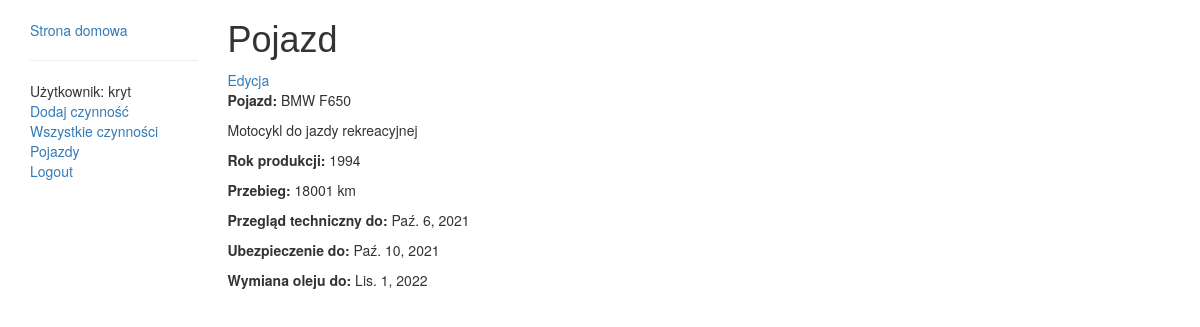
Page /vehicle/2 (signed in) on the committed database.
### flota/models.py (models this page shows, shortened)
class Vehicle(models.Model):
	nazwa = models.CharField(max_length=255, verbose_name="Nazwa pojazdu")
	nr_rej = models.CharField(max_length=10, verbose_name="Numer rejestracyjny")
	SAMOCHOD_OSOBOWY='O'
	MOTOCYKL='M'
	TYPE_CHOICES = [
		(SAMOCHOD_OSOBOWY, 'Samochód osobowy'),
		(MOTOCYKL, 'Motocykl')
		]
	typ_pojazdu=models.CharField("Typ pojazdu",
		max_length=2,
		choices= TYPE_CHOICES,
		default=SAMOCHOD_OSOBOWY
		)
	uwagi = models.TextField(verbose_name="Uwagi")
	rok_produkcji = models.PositiveIntegerField(blank=False, default="1965", verbose_name="Rok produkcji")
	przebieg = models.PositiveIntegerField(blank=False, default="1", verbose_name="Przebieg [km]")
	przeglad_techniczny = models.DateField(blank=False, default="1965-01-01", verbose_name="Przegląd techniczny do")
	ubezpieczenie =  models.DateField(blank=False, default="1965-01-01", verbose_name="Ubezpieczenie do")
	wymiana_oleju =  models.DateField(blank=False, default="1965-01-01", verbose_name="Wymiana oleju do")
	class Meta():
		verbose_name = "Pojazd"
		verbose_name_plural = "Pojazdy"

### flota/views.py (the view)
# urls.py: path('vehicle/<int:pk>', views.VehicleDetailView.as_view(), name='vehicle-detail'),
class VehicleDetailView(LoginRequiredMixin, generic.DetailView):
	model = Vehicle

### flota/templates/flota/vehicle_detail.html
{% extends "base_generic.html" %}
{% block content %}
  {% if user.is_authenticated %}
  <div>
      <h1>Pojazd</h1>
  </div>
  <a href="{% url 'vehicle-submit' vehicle.id %}">Edycja</a>
  <p><strong>Pojazd:</strong> {{ vehicle.nazwa }}</p>
  <p> {{ vehicle.uwagi }}</p>
  <p><strong>Rok produkcji:</strong> {{ vehicle.rok_produkcji }} </p>
  <p><strong>Przebieg:</strong> {{ vehicle.przebieg }} km</p>
  <p><strong>Przegląd techniczny do: </strong> {{ vehicle.przeglad_techniczny }}</p>
  <p><strong>Ubezpieczenie do: </strong> {{ vehicle.ubezpieczenie }}</p>
  <p><strong>Wymiana oleju do: </strong> {{ vehicle.wymiana_oleju }}</p>
  {% endif%}
{% endblock %}

### flota/templates/base_generic.html (shortened to what this page needs)
<!DOCTYPE html>
{% load static %}
<html lang="pl">
<head>{% block title %}<title>Flota</title>{% endblock %}
<link rel="stylesheet" href="//maxcdn.bootstrapcdn.com/bootstrap/3.2.0/css/bootstrap.min.css">
<link rel="stylesheet" href="//maxcdn.bootstrapcdn.com/bootstrap/3.2.0/css/bootstrap-theme.min.css">
<link rel="stylesheet" href="{% static 'css/zawody.css' %}">
</head>
<body>
<div class="container-fluid">
    <div class="row">
      <div class="col-sm-2">
      {% block sidebar %}
        <ul class="sidebar-nav">
          <li><a href="{% url 'index' %}">Strona domowa</a></li>
          <hr>
		{% if user.is_authenticated %}
     <li>Użytkownik: {{ user.get_username }}</li>
     <li><a href="/action/create/">Dodaj czynność</a></li>
     <li><a href="/action_lista.html">Wszystkie czynności</a></li>
     <li><a href="/vehicle_lista.html">Pojazdy</a></li>
	   <li><a href="{% url 'logout'%}?next={{request.path}}">Logout</a></li>
   {% else %}
     <li><a href="{% url 'login'%}?next={{request.path}}">Login</a></li>
   {% endif %}
  </ul>
     {% endblock %}
      </div>
      <div class="col-sm-10 ">{% block content %}{% endblock %}</div>
    </div>
  </div>
</body>
</html>

### flota/static/css/zawody.css (style rules this page uses)
body { padding-left: 15px; }
h1, h2, h3, h4 { font-family: 'Arial', bold; }
.sidebar-nav { margin-top: 20px; padding: 0; list-style: none; }

### rows in the picture
Vehicle: nazwa "BMW F650", uwagi "Motocykl do jazdy rekreacyjnej", rok_produkcji "1994", przebieg "18001", przeglad_techniczny "Paź. 6, 2021", ubezpieczenie "Paź. 10, 2021", wymiana_oleju "Lis. 1, 2022"

### other values in the picture
{{ user.get_username }} "kryt"
